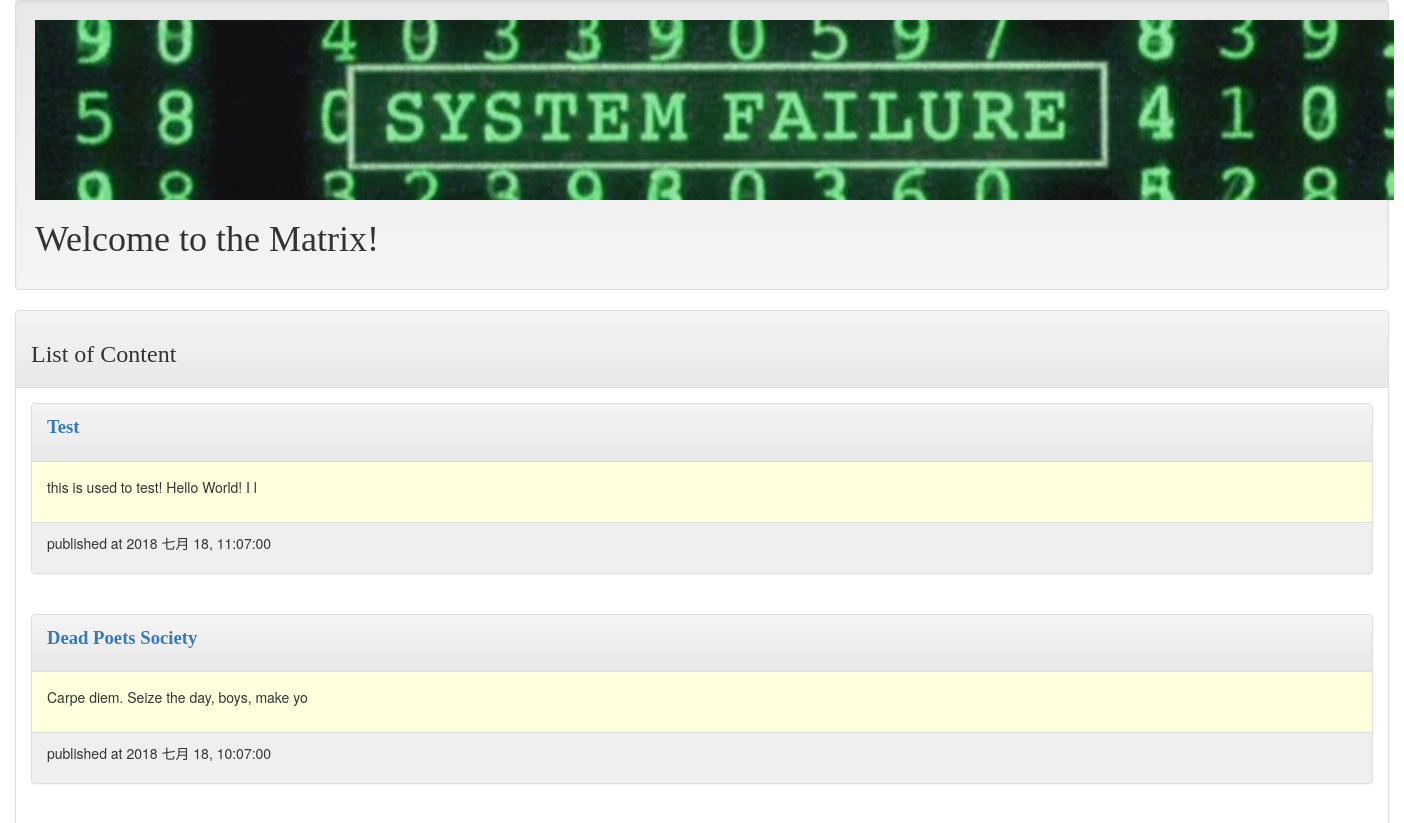
Before: / (upper part) with the older database file.
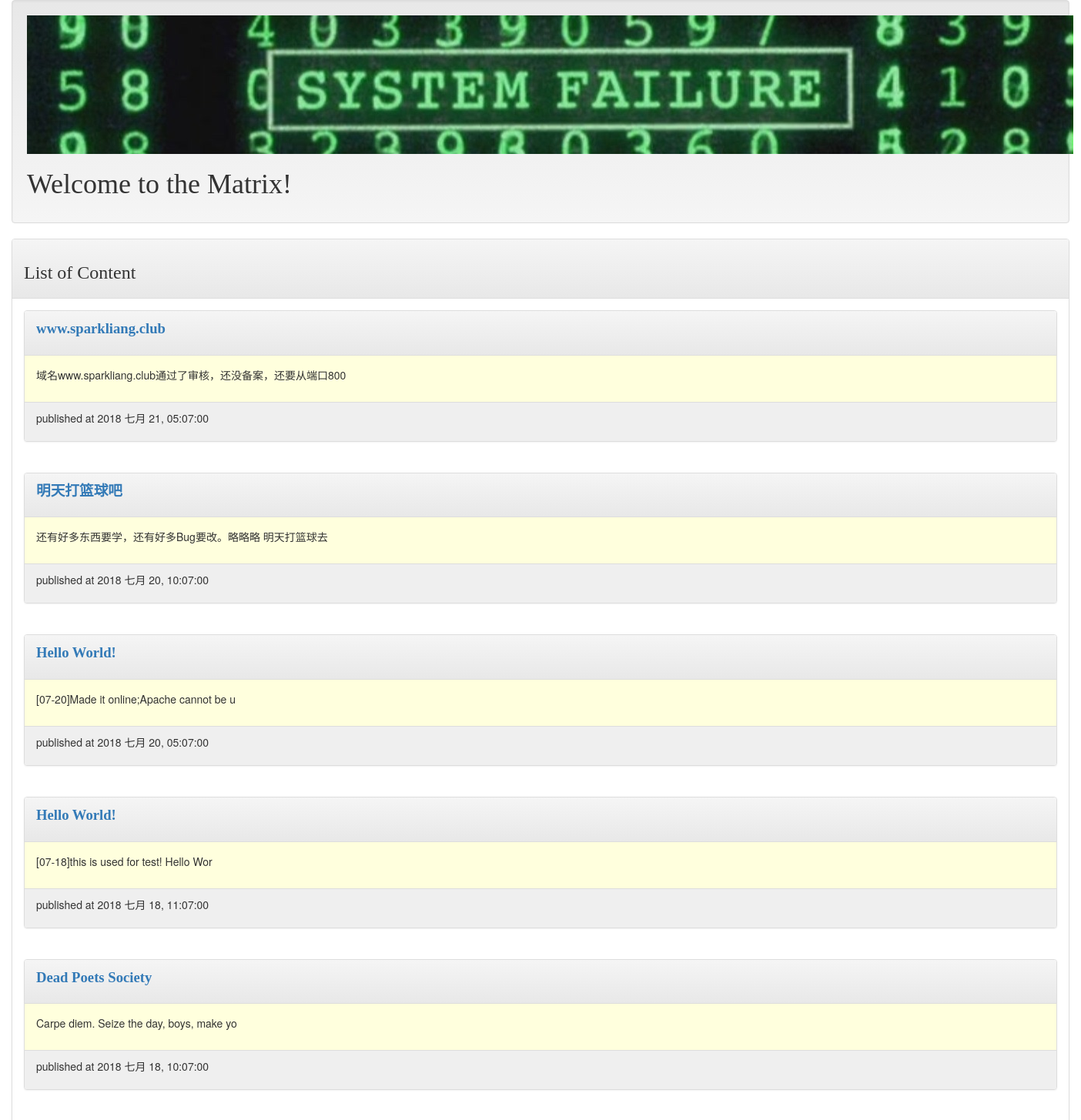
After: the same page with the newer database file.
### mainsite/models.py (models this page shows, shortened)
class Post(models.Model):
	title = models.CharField(max_length=200)
	slug = models.CharField(max_length=200)
	body = models.TextField()
	pub_date = models.DateTimeField(default=timezone.now)
	class Meta:
		ordering = ('-pub_date',)

### mainsite/views.py (the view)
# urls.py: url(r'^$', homepage),
def homepage(request):
	template = get_template('index.html')
	posts = Post.objects.all()
	now = datetime.now()
	html = template.render(locals())
	return HttpResponse(html)

### templates/index.html (shortened to what this page needs)
{% extends 'base.html' %}
{% block headmessage %}
	<h3 style='font-family:Consolas;'>List of Content</a>
{% endblock %}
{% block content %}
	{% for post in posts %}
		<div class='panel panel-default'>
			<div class='panel-heading'>
				<p style='font-family:Times Roman;font-size:14pt;font-weight:bold;'>
					<a href='/post/{{post.slug}}'>{{ post.title }}</a>
				</p>
			</div>
			<div class='panel-body' style='background-color:#ffffdd'>
				<p>
					{{ post.body | truncatechars:40 }}
				</p>
			</div>
			<div class='panel-footer' style='background-color:#efefef'>
				<p>
					published at {{ post.pub_date | date:"Y M d, h:m:s" }}
				</p>
			</div>
		</div>
		<br>
	{% endfor %}
{% endblock %}

### templates/base.html (shortened to what this page needs)
<!DOCTYPE html>
<html>
<head>
	<link rel="stylesheet" href="https://cdn.bootcss.com/bootstrap/3.3.7/css/bootstrap.min.css">
	<link rel="stylesheet" href="https://cdn.bootcss.com/bootstrap/3.3.7/css/bootstrap-theme.min.css">
</head>
<body>
	<div class='container-fluid'>
		{% include 'header.html' %}
		<div class='panel panel-default'>
			<div class='panel-heading'>
				{% block headmessage %} {% endblock %}
			</div>
			<div class='panel-body'>
				{% block content %} {% endblock %}
			</div>
		</div>
	</div>
</body>
</html>

### templates/header.html
{% load staticfiles %}
<div class='well'>
	<img src="{% static "images/logo.jpg" %}" align="middle">
	<h1 style="font-family:Consolas;">Welcome to the Matrix!</h1>
</div>

Changed rows visible on the page:
added Post: title "www.sparkliang.club", body "域名www.sparkliang.club通过了审核，还没备案，还要从端口800", pub_date "2018 七月 21, 05:07:00"
added Post: title "明天打篮球吧", body "还有好多东西要学，还有好多Bug要改。略略略 明天打篮球去", pub_date "2018 七月 20, 10:07:00"
added Post: title "Hello World!", body "[07-20]Made it online;Apache cannot be u", pub_date "2018 七月 20, 05:07:00"
changed Post: title "Test" → "Hello World!"; body "this is used to test! Hello World! I l" → "[07-18]this is used for test! Hello Wor"
